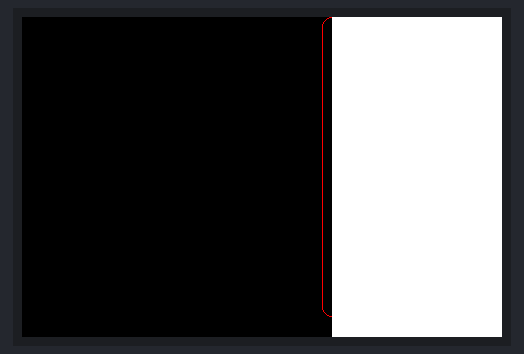
A sketch run on a simulated Arduino Uno, built with avr-gcc and run on an emulated ATmega328P. On the bench: 480×320 colour display.

Above: at 0.35 s.
At 0.82 s:
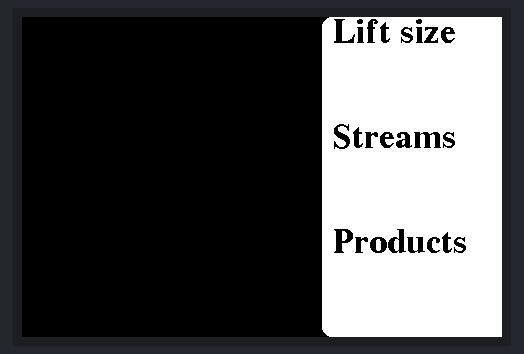

The sketch:

TFT_String_Align.ino
```cpp
/*
Tests string alignment

Normally strings are printed relative to the top left corner but this can be
changed with the setTextDatum() function. The library has #defines for:

TL_DATUM = 0 = Top left
TC_DATUM = 1 = Top centre
TR_DATUM = 2 = Top right
ML_DATUM = 3 = Middle left
MC_DATUM = 4 = Middle centre
MR_DATUM = 5 = Middle right
BL_DATUM = 6 = Bottom left
BC_DATUM = 7 = Bottom centre
BR_DATUM = 8 = Bottom right

L_BASELINE =  9 = Left character baseline (Line the 'A' character would sit on)
C_BASELINE = 10 = Centre character baseline
R_BASELINE = 11 = Right character baseline

So you can use lines to position text like:

  tft.setTextDatum(BC_DATUM); // Set datum to bottom centre

 Needs fonts 2, 4, 6, 7 and 8

  #########################################################################
  ###### DON'T FORGET TO UPDATE THE User_Setup.h FILE IN THE LIBRARY ######
  ######            TO SELECT THE FONTS YOU USE, SEE ABOVE           ######
  #########################################################################
 */


#include <TFT_HX8357.h> // Hardware-specific library

#include "fonts.h"
TFT_HX8357 tft = TFT_HX8357();       // Invoke custom library

unsigned long drawTime = 0;

int x, y;  // Coordinates for drawing

void setup(void) {
  Serial.begin(115200);
  tft.init();
  tft.setRotation(1);

  tft.fillScreen(TFT_BLACK);
  tft.drawRoundRect(300,0,300,300,10,TFT_RED);

}

void loop()
{

    tft.fillRoundRect(300,0,300,320,10,TFT_WHITE);

  int pos=0;
  drawDisplayBox(pos,"Lift size");
  drawDisplayBox(pos+105,"Streams");
  drawDisplayBox(pos+210,"Products");
  delay(10);


}
void drawDisplayBox(int x, char *string)
{
    drawLabelString(310,  x, 170, 60,string);
    drawRecBox(310, x+35, 170, 60);

}
void updatebox(int x, int y, char *string)
{
  tft.setCursor(0, 0, 2);
  tft.println("300");

}
void drawRecBox(int x, int y, int w, int h)
{

  tft.drawRoundRect(x, y, w, h, 5,TFT_WHITE);

}

void drawLabelString(int x, int y, int w, int h, char *string)
{
  tft.setTextSize(1);
  tft.setTextColor(TFT_BLACK, TFT_WHITE);
  //tft.setTextDatum(TC_DATUM);
  int ypos, xpos;
  tft.setFreeFont(FSB18);
  tft.drawString(string, x, y, GFXFF);
}
```

fonts.h
```cpp
// Attach this header file to your sketch to use the GFX Free Fonts. You can write
// sketches without it, but it makes referencing them easier.

// This calls up ALL the fonts but they only get loaded if you actually
// use them in your sketch.
//
// No changes are needed to this header file unless new fonts are added to the
// HX8357 library "Fonts/GFXFF" folder.
//
// To save a lot of typing long names, each font can easily be referenced in the
// sketch in three ways, either with:
//
//    1. Font file name with the & in front such as &FreeSansBoldOblique24pt7b
//       an example being:
//
//       tft.setFreeFont(&FreeSansBoldOblique24pt7b);
//
//    2. FF# where # is a number determined by looking at the list below
//       an example being:
//
//       tft.setFreeFont(FF32);
//
//    3. An abbreviation of the file name. Look at the list below to see
//       the abbreviations used, for example:
//
//       tft.setFreeFont(FSSBO24)
//
//       Where the letters mean:
//       F = Free font
//       M = Mono
//      SS = Sans Serif (double S to distinguish is form serif fonts)
//       S = Serif
//       B = Bold
//       O = Oblique (letter O not zero)
//       I = Italic
//       # =  point size, either 9, 12, 18 or 24
//
//  Setting the font to NULL will select the GLCD font:
//
//      tft.setFreeFont(NULL); // Set font to GLCD

// Use these when printing or drawing text in GLCD and high rendering speed fonts
#define GFXFF 1
#define GLCD  0
#define FONT2 2
#define FONT4 4
#define FONT6 6
#define FONT7 7
#define FONT8 8


#ifdef LOAD_GFXFF // Only include the fonts if LOAD_GFXFF is defined in User_Setup.h

// Use the followinf when calling setFont()
//
// Reserved for GLCD font  // FF0
//
// Mono spaced fonts
#include <Fonts/GFXFF/FreeMono9pt7b.h>  // FF1 or FM9
#include <Fonts/GFXFF/FreeMono12pt7b.h> // FF2 or FM12
#include <Fonts/GFXFF/FreeMono18pt7b.h> // FF3 or FM18
#include <Fonts/GFXFF/FreeMono24pt7b.h> // FF4 or FM24

#include <Fonts/GFXFF/FreeMonoOblique9pt7b.h>  // FF5 or FMO9
#include <Fonts/GFXFF/FreeMonoOblique12pt7b.h> // FF6 or FMO12
#include <Fonts/GFXFF/FreeMonoOblique18pt7b.h> // FF7 or FMO18
#include <Fonts/GFXFF/FreeMonoOblique24pt7b.h> // FF8 or FMO24

#include <Fonts/GFXFF/FreeMonoBold9pt7b.h>  // FF9  or FMB9
#include <Fonts/GFXFF/FreeMonoBold12pt7b.h> // FF10 or FMB12
#include <Fonts/GFXFF/FreeMonoBold18pt7b.h> // FF11 or FMB18
#include <Fonts/GFXFF/FreeMonoBold24pt7b.h> // FF12 or FMB24

#include <Fonts/GFXFF/FreeMonoBoldOblique9pt7b.h>  // FF13 or FMBO9
#include <Fonts/GFXFF/FreeMonoBoldOblique12pt7b.h> // FF14 or FMBO12
#include <Fonts/GFXFF/FreeMonoBoldOblique18pt7b.h> // FF15 or FMBO18
#include <Fonts/GFXFF/FreeMonoBoldOblique24pt7b.h> // FF16 or FMBO24

// Sans serif fonts
#include <Fonts/GFXFF/FreeSans9pt7b.h>  // FF17 or FSS9
#include <Fonts/GFXFF/FreeSans12pt7b.h> // FF18 or FSS12
#include <Fonts/GFXFF/FreeSans18pt7b.h> // FF19 or FSS18
#include <Fonts/GFXFF/FreeSans24pt7b.h> // FF20 or FSS24

#include <Fonts/GFXFF/FreeSansOblique9pt7b.h>  // FF21 or FSSO9
#include <Fonts/GFXFF/FreeSansOblique12pt7b.h> // FF22 or FSSO12
#include <Fonts/GFXFF/FreeSansOblique18pt7b.h> // FF23 or FSSO18
#include <Fonts/GFXFF/FreeSansOblique24pt7b.h> // FF24 or FSSO24

#include <Fonts/GFXFF/FreeSansBold9pt7b.h>  // FF25 or FSSB9
#include <Fonts/GFXFF/FreeSansBold12pt7b.h> // FF26 or FSSB12
#include <Fonts/GFXFF/FreeSansBold18pt7b.h> // FF27 or FSSB18
#include <Fonts/GFXFF/FreeSansBold24pt7b.h> // FF28 or FSSB24

#include <Fonts/GFXFF/FreeSansBoldOblique9pt7b.h>  // FF29 or FSSBO9
#include <Fonts/GFXFF/FreeSansBoldOblique12pt7b.h> // FF30 or FSSBO12
#include <Fonts/GFXFF/FreeSansBoldOblique18pt7b.h> // FF31 or FSSBO18
#include <Fonts/GFXFF/FreeSansBoldOblique24pt7b.h> // FF32 or FSSBO24

// Serif fonts
#include <Fonts/GFXFF/FreeSerif9pt7b.h>  // FF33 or FS9
#include <Fonts/GFXFF/FreeSerif12pt7b.h> // FF34 or FS12
#include <Fonts/GFXFF/FreeSerif18pt7b.h> // FF35 or FS18
#include <Fonts/GFXFF/FreeSerif24pt7b.h> // FF36 or FS24

#include <Fonts/GFXFF/FreeSerifItalic9pt7b.h>  // FF37 or FSI9
#include <Fonts/GFXFF/FreeSerifItalic12pt7b.h> // FF38 or FSI12
#include <Fonts/GFXFF/FreeSerifItalic18pt7b.h> // FF39 or FSI18
#include <Fonts/GFXFF/FreeSerifItalic24pt7b.h> // FF40 or FSI24

#include <Fonts/GFXFF/FreeSerifBold9pt7b.h>  // FF41 or FSB9
#include <Fonts/GFXFF/FreeSerifBold12pt7b.h> // FF42 or FSB12
#include <Fonts/GFXFF/FreeSerifBold18pt7b.h> // FF43 or FSB18
#include <Fonts/GFXFF/FreeSerifBold24pt7b.h> // FF44 or FSB24

#include <Fonts/GFXFF/FreeSerifBoldItalic9pt7b.h>  // FF45 or FSBI9
#include <Fonts/GFXFF/FreeSerifBoldItalic12pt7b.h> // FF46 or FSBI12
#include <Fonts/GFXFF/FreeSerifBoldItalic18pt7b.h> // FF47 or FSBI18
#include <Fonts/GFXFF/FreeSerifBoldItalic24pt7b.h> // FF48 or FSBI24


#define FM9 &FreeMono9pt7b
#define FM12 &FreeMono12pt7b
#define FM18 &FreeMono18pt7b
#define FM24 &FreeMono24pt7b

#define FMB9 &FreeMonoBold9pt7b
#define FMB12 &FreeMonoBold12pt7b
#define FMB18 &FreeMonoBold18pt7b
#define FMB24 &FreeMonoBold24pt7b

#define FMO9 &FreeMonoOblique9pt7b
#define FMO12 &FreeMonoOblique12pt7b
#define FMO18 &FreeMonoOblique18pt7b
#define FMO24 &FreeMonoOblique24pt7b

#define FMBO9 &FreeMonoBoldOblique9pt7b
#define FMBO12 &FreeMonoBoldOblique12pt7b
#define FMBO18 &FreeMonoBoldOblique18pt7b
#define FMBO24 &FreeMonoBoldOblique24pt7b

#define FSS9 &FreeSans9pt7b
#define FSS12 &FreeSans12pt7b
#define FSS18 &FreeSans18pt7b
#define FSS24 &FreeSans24pt7b

#define FSSB9 &FreeSansBold9pt7b
#define FSSB12 &FreeSansBold12pt7b
#define FSSB18 &FreeSansBold18pt7b
#define FSSB24 &FreeSansBold24pt7b

#define FSSO9 &FreeSansOblique9pt7b
#define FSSO12 &FreeSansOblique12pt7b
#define FSSO18 &FreeSansOblique18pt7b
#define FSSO24 &FreeSansOblique24pt7b

#define FSSBO9 &FreeSansBoldOblique9pt7b
#define FSSBO12 &FreeSansBoldOblique12pt7b
#define FSSBO18 &FreeSansBoldOblique18pt7b
#define FSSBO24 &FreeSansBoldOblique24pt7b

#define FS9 &FreeSerif9pt7b
#define FS12 &FreeSerif12pt7b
#define FS18 &FreeSerif18pt7b
#define FS24 &FreeSerif24pt7b

#define FSI9 &FreeSerifItalic9pt7b
#define FSI12 &FreeSerifItalic12pt7b
#define FSI19 &FreeSerifItalic18pt7b
#define FSI24 &FreeSerifItalic24pt7b

#define FSB9 &FreeSerifBold9pt7b
#define FSB12 &FreeSerifBold12pt7b
#define FSB18 &FreeSerifBold18pt7b
#define FSB24 &FreeSerifBold24pt7b

#define FSBI9 &FreeSerifBoldItalic9pt7b
#define FSBI12 &FreeSerifBoldItalic12pt7b
#define FSBI18 &FreeSerifBoldItalic18pt7b
#define FSBI24 &FreeSerifBoldItalic24pt7b

#define FF0 NULL //ff0 reserved for GLCD
#define FF1 &FreeMono9pt7b
#define FF2 &FreeMono12pt7b
#define FF3 &FreeMono18pt7b
#define FF4 &FreeMono24pt7b

#define FF5 &FreeMonoBold9pt7b
#define FF6 &FreeMonoBold12pt7b
#define FF7 &FreeMonoBold18pt7b
#define FF8 &FreeMonoBold24pt7b

#define FF9 &FreeMonoOblique9pt7b
#define FF10 &FreeMonoOblique12pt7b
#define FF11 &FreeMonoOblique18pt7b
#define FF12 &FreeMonoOblique24pt7b

#define FF13 &FreeMonoBoldOblique9pt7b
#define FF14 &FreeMonoBoldOblique12pt7b
#define FF15 &FreeMonoBoldOblique18pt7b
#define FF16 &FreeMonoBoldOblique24pt7b

#define FF17 &FreeSans9pt7b
#define FF18 &FreeSans12pt7b
#define FF19 &FreeSans18pt7b
#define FF20 &FreeSans24pt7b

#define FF21 &FreeSansBold9pt7b
#define FF22 &FreeSansBold12pt7b
#define FF23 &FreeSansBold18pt7b
#define FF24 &FreeSansBold24pt7b

#define FF25 &FreeSansOblique9pt7b
#define FF26 &FreeSansOblique12pt7b
#define FF27 &FreeSansOblique18pt7b
#define FF28 &FreeSansOblique24pt7b

#define FF29 &FreeSansBoldOblique9pt7b
#define FF30 &FreeSansBoldOblique12pt7b
#define FF31 &FreeSansBoldOblique18pt7b
#define FF32 &FreeSansBoldOblique24pt7b

#define FF33 &FreeSerif9pt7b
#define FF34 &FreeSerif12pt7b
#define FF35 &FreeSerif18pt7b
#define FF36 &FreeSerif24pt7b

#define FF37 &FreeSerifItalic9pt7b
#define FF38 &FreeSerifItalic12pt7b
#define FF39 &FreeSerifItalic18pt7b
#define FF40 &FreeSerifItalic24pt7b

#define FF41 &FreeSerifBold9pt7b
#define FF42 &FreeSerifBold12pt7b
#define FF43 &FreeSerifBold18pt7b
#define FF44 &FreeSerifBold24pt7b

#define FF45 &FreeSerifBoldItalic9pt7b
#define FF46 &FreeSerifBoldItalic12pt7b
#define FF47 &FreeSerifBoldItalic18pt7b
#define FF48 &FreeSerifBoldItalic24pt7b

#else // LOAD_GFXFF not defined so setup defaults to prevent error messages

// Free fonts are not loaded in User_Setup.h so define as font 1 (GLCD)
// to prevent compile error messages

#define GLCD  1
#define GFXFF  1
#define FF0 1
#define FF1 1
#define FF2 1
#define FF3 1
#define FF4 1
#define FF5 1
#define FF6 1
#define FF7 1
#define FF8 1
#define FF9 1
#define FF10 1
#define FF11 1
#define FF12 1
#define FF13 1
#define FF14 1
#define FF15 1
#define FF16 1
#define FF17 1
#define FF18 1
#define FF19 1
#define FF20 1
#define FF21 1
#define FF22 1
#define FF23 1
#define FF24 1
#define FF25 1
#define FF26 1
#define FF27 1
#define FF28 1
#define FF29 1
#define FF30 1
#define FF31 1
#define FF32 1
#define FF33 1
#define FF34 1
#define FF35 1
#define FF36 1
#define FF37 1
#define FF38 1
#define FF39 1
#define FF40 1
#define FF41 1
#define FF42 1
#define FF43 1
#define FF44 1
#define FF45 1
#define FF46 1
#define FF47 1
#define FF48 1

#define FM9  1
#define FM12 1
#define FM18 1
#define FM24 1

#define FMB9  1
#define FMB12 1
#define FMB18 1
#define FMB24 1

#define FMO9  1
#define FMO12 1
#define FMO18 1
#define FMO24 1

#define FMBO9  1
#define FMBO12 1
#define FMBO18 1
#define FMBO24 1

#define FSS9  1
#define FSS12 1
#define FSS18 1
#define FSS24 1

#define FSSB9  1
#define FSSB12 1
#define FSSB18 1
#define FSSB24 1

#define FSSO9  1
#define FSSO12 1
#define FSSO18 1
#define FSSO24 1

#define FSSBO9  1
#define FSSBO12 1
#define FSSBO18 1
#define FSSBO24 1

#define FS9  1
#define FS12 1
#define FS18 1
#define FS24 1

#define FSI9  1
#define FSI12 1
#define FSI19 1
#define FSI24 1

#define FSB9  1
#define FSB12 1
#define FSB18 1
#define FSB24 1

#define FSBI9  1
#define FSBI12 1
#define FSBI18 1
#define FSBI24 1

#endif // LOAD_GFXFF
```
